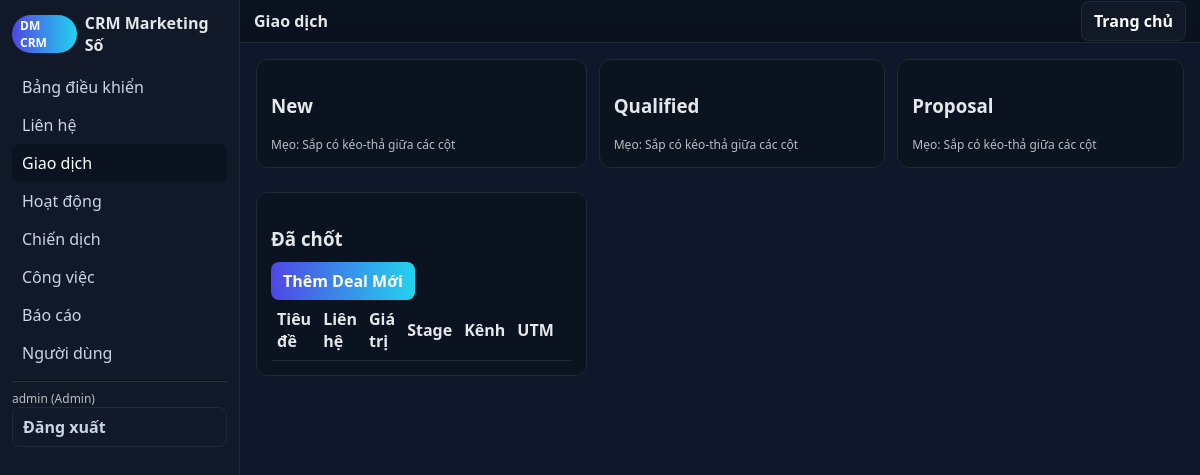
The app's page /src/index.php?action=deals (signed in), older data.
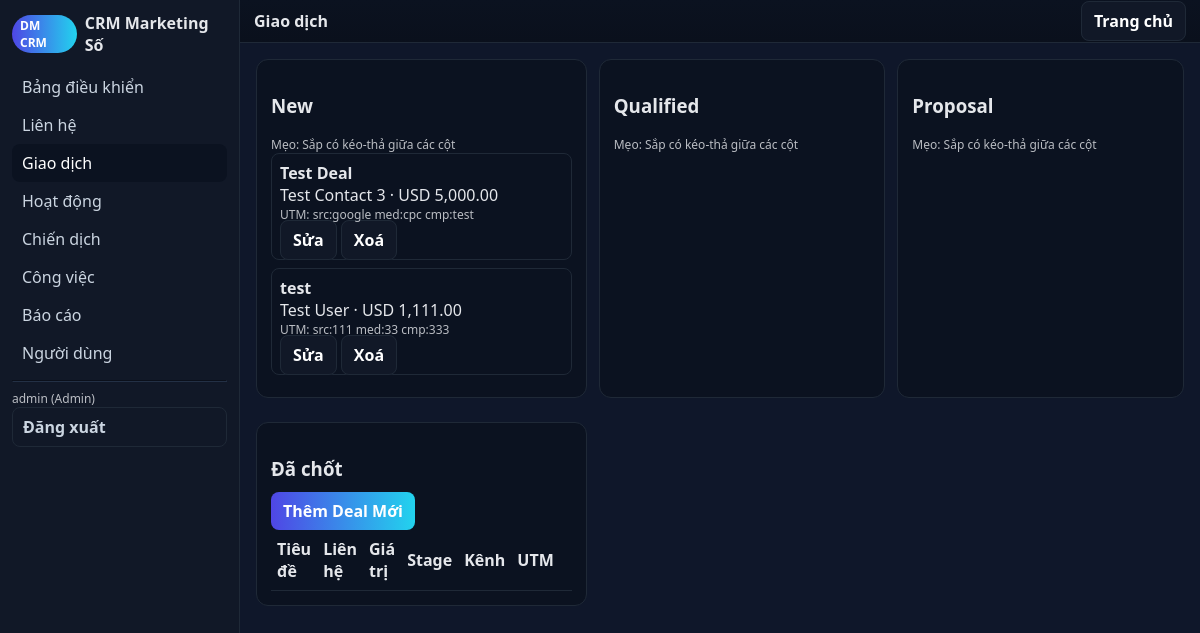
The same page, newer data.
### tables this page shows
CREATE TABLE deals (
  id INTEGER PRIMARY KEY AUTOINCREMENT,
  contact_id INTEGER,
  title TEXT NOT NULL,
  value REAL DEFAULT 0,
  currency TEXT DEFAULT 'USD',
  stage TEXT DEFAULT 'New',
  channel TEXT,
  utm_source TEXT,    -- A
  utm_medium TEXT,    -- A
  utm_campaign TEXT,  -- A
  expected_close TEXT,
  created_at TEXT DEFAULT CURRENT_TIMESTAMP,
  FOREIGN KEY(contact_id) REFERENCES contacts(id)
);

CREATE TABLE contacts (
  id INTEGER PRIMARY KEY AUTOINCREMENT,
  name TEXT NOT NULL,
  email TEXT,
  phone TEXT,
  company TEXT,
  source TEXT,
  tags TEXT,
  utm_source TEXT,    -- A
  utm_medium TEXT,    -- A
  utm_campaign TEXT,  -- A
  created_at TEXT DEFAULT CURRENT_TIMESTAMP
);

### src/lib/db.php (called while the page is built, shortened)
<?php
function q($db,$sql,$params=[]){ $st=$db->prepare($sql); $st->execute($params); return $st; }
function h($s){ return htmlspecialchars($s ?? '', ENT_QUOTES, 'UTF-8'); }
?>

### src/views/deals.php (the view, shortened to what this page needs)
<?php
function view_deals($op){
global $db;
layout_header('Giao dịch');
echo '<div class="grid cols-3">';
foreach(['New','Qualified','Proposal'] as $col){
    $rows = q($db, "SELECT d.*, c.name as contact_name FROM deals d LEFT JOIN contacts c ON c.id=d.contact_id WHERE stage=? ORDER BY created_at DESC", [$col])->fetchAll(PDO::FETCH_ASSOC);
    echo '<div class="card"><h3>'.h($col).'</h3><div class="hint">Mẹo: Sắp có kéo-thả giữa các cột</div>';
    foreach($rows as $r){
        $utm = trim(($r['utm_source']?'src:'.$r['utm_source'].' ':'').($r['utm_medium']?'med:'.$r['utm_medium'].' ':'').($r['utm_campaign']?'cmp:'.$r['utm_campaign']:''));
        echo '<div style="padding:8px;border:1px solid var(--muted);border-radius:8px;margin-bottom:8px">';
        echo '<div style="font-weight:700">'.h($r['title']).'</div>';
        echo '<div>'.h($r['contact_name']).' · '.h($r['currency']).' '.number_format($r['value'],2).'</div>';
        echo '<div style="font-size:12px;opacity:.8">UTM: '.h($utm).'</div>';
        echo '<div style="margin-top:6px">';
        echo '<a class="btn secondary" href="?action=deals&op=edit&id='.(int)$r['id'].'">Sửa</a> ';
        echo '<a class="btn secondary" href="?action=deals&op=delete&id='.(int)$r['id'].'" onclick="return confirm(\'Xoá giao dịch?\')">Xoá</a>';
        echo '</div>';
        echo '</div>';
    }
    echo '</div>';
}
echo '<div class="card"><h3>Đã chốt</h3>';
echo '<div style="margin-bottom:8px"><a class="btn" href="?action=deals&op=new">Thêm Deal Mới</a></div>';
echo '<table><tr><th>Tiêu đề</th><th>Liên hệ</th><th>Giá trị</th><th>Stage</th><th>Kênh</th><th>UTM</th><th></th></tr>';
echo '</table></div>';
echo '</div>';
layout_footer();
}
?>

### src/index.php (shortened to what this page needs)
<?php
require __DIR__.'/lib/db.php';
$action = $_GET['action'] ?? 'dashboard';
$op = $_GET['op'] ?? '';
require __DIR__.'/views/layout.php';
switch ($action) {
case 'deals':
    require __DIR__.'/views/deals.php';
    view_deals($op);
    break;
}
?>

### src/views/layout.php (shortened to what this page needs)
<?php
function layout_header($title='CRM'){
echo '<!doctype html><html><head><meta charset="utf-8"><meta name="viewport" content="width=device-width,initial-scale=1">';
echo '</head><body><div class="layout"><aside class="sidebar">';
echo '<div class="brand"><span class="pill">DM CRM</span> <span>CRM Marketing Số</span></div><div class="nav">';
$items=['dashboard'=>'Bảng điều khiển','contacts'=>'Liên hệ','deals'=>'Giao dịch','activities'=>'Hoạt động','campaigns'=>'Chiến dịch','tasks'=>'Công việc','reports'=>'Báo cáo','users'=>'Người dùng'];
$current=$_GET['action']??'dashboard'; foreach($items as $k=>$v){ $cls=$current===$k?'active':''; echo '<a class="'.$cls.'" href="?action='.$k.'">'.$v.'</a>'; }
echo '<hr style="border-color:var(--muted);opacity:.3">';
echo '<div class="hint">'.h($_SESSION['uname']??'').' ('.h($_SESSION['role']??'').')</div>';
echo '<a class="btn secondary" href="?action=logout">Đăng xuất</a>';
echo '</div></aside><main class="main"><div class="toolbar"><strong>'.h($title).'</strong><div><a class="btn secondary" href="?action=dashboard">Trang chủ</a></div></div><div class="container">';
}
function layout_footer(){ echo '</div></main></div></body></html>'; }
?>

### src/views/layout.php (style rules this page uses)
:root { --bg:#0f172a;--panel:#111827;--muted:#1f2937;--text:#e5e7eb;--accent:#4f46e5;--accent2:#22d3ee }
* { box-sizing:border-box }
body { margin:0;font-family:ui-sans-serif,system-ui,-apple-system,Segoe UI,Roboto,Helvetica,Arial;background:var(--bg);color:var(--text) }
a { color:#93c5fd;text-decoration:none }
.layout { display:grid;grid-template-columns:240px 1fr;min-height:100vh }
.sidebar { background:var(--panel);border-right:1px solid var(--muted);padding:12px }
.brand { display:flex;gap:8px;align-items:center;font-weight:700;margin-bottom:12px }
.pill { padding:2px 8px;border-radius:999px;background:linear-gradient(90deg,var(--accent),var(--accent2));font-size:12px;color:#fff }
.nav a { display:block;padding:8px 10px;border-radius:8px;color:#cbd5e1 }
.nav a.active,.nav a:hover { background:#0b1220;color:#fff }
.main { display:grid;grid-template-rows:auto 1fr }
.toolbar { display:flex;justify-content:space-between;align-items:center;padding:10px 14px;border-bottom:1px solid var(--muted);background:linear-gradient(180deg,#0b1220,#0a101c) }
.container { padding:16px }
.card { background:#0b1220;border:1px solid var(--muted);border-radius:12px;padding:14px;margin-bottom:12px }
.grid { display:grid;gap:12px }
.grid.cols-3 { grid-template-columns:repeat(3,1fr) }
.btn { background:linear-gradient(90deg,var(--accent),var(--accent2));color:#fff;border:none;padding:8px 12px;border-radius:8px;cursor:pointer;font-weight:600 }
.btn.secondary { background:#111827;border:1px solid var(--muted) }
table { width:100%;border-collapse:collapse }
th,td { border-bottom:1px solid var(--muted);padding:8px 6px;text-align:left }
.hint { font-size:12px;opacity:.8 }

Row changes from the older to the newer data that the page shows:
added deals: title "Test Deal", contact.name "Test Contact 3", currency "USD", value "5,000.00", utm "src:google med:cpc cmp:test"
added deals: title "test", contact.name "Test User", currency "USD", value "1,111.00", utm "src:111 med:33 cmp:333"
